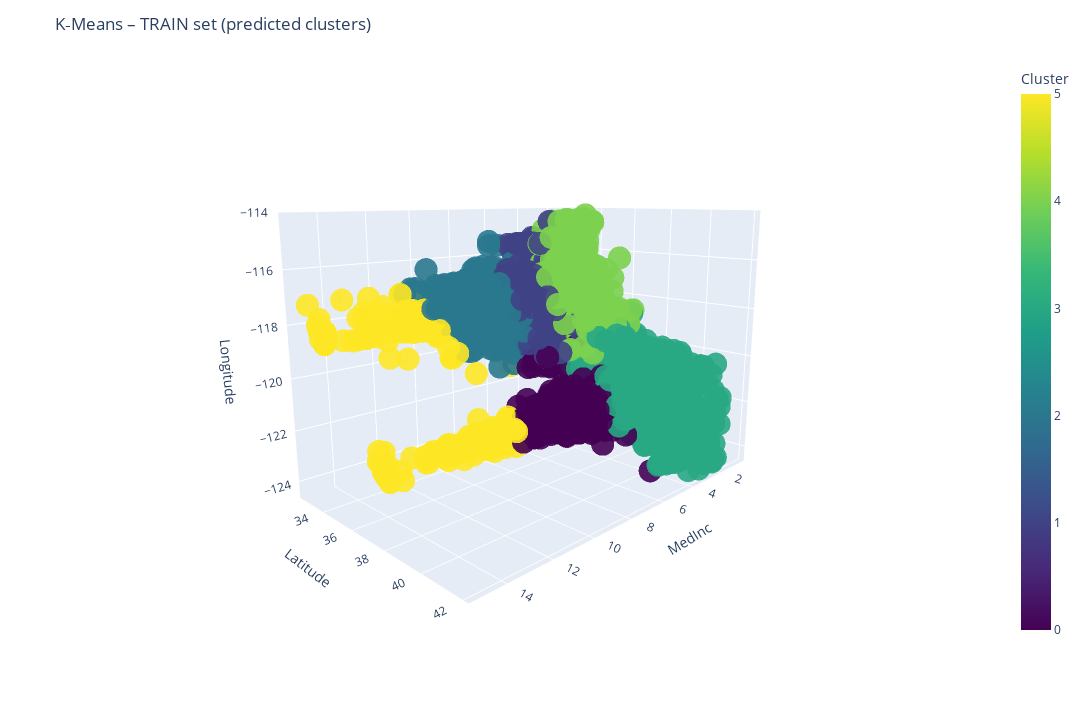

The code cell stored with this chart in its notebook:
### Code cell
fig_test = px.scatter_3d(
    train_plot,
    x="MedInc",
    y="Latitude",
    z="Longitude",
    color="Cluster",
    color_continuous_scale=px.colors.sequential.Viridis,
    opacity=0.90,
    width=1280,
    height=720,
)
fig_test.update_layout(
    title="K‑Means – TRAIN set (predicted clusters)",
    scene_camera=dict(up=dict(x=0, y=0, z=1), eye=dict(x=1.6, y=1.6, z=0.5)),
)
fig_test.show()

### Figure 1 — Plotly figure (JSON) as saved in the notebook; plotly's stock layout.template omitted (floating-point values rounded to 4 significant figures; data arrays with more than 128 entries replaced by an {"elided": "..."} marker saying what was removed)
{"data": [{"hovertemplate": "MedInc=%{x}<br>Latitude=%{y}<br>Longitude=%{z}<br>Cluster=%{marker.color}<extra></extra>", "legendgroup": "", "marker": {"color": {"elided": "16508 int values"}, "coloraxis": "coloraxis", "opacity": 0.9, "symbol": "circle"}, "mode": "markers", "name": "", "scene": "scene", "showlegend": false, "type": "scatter3d", "x": {"elided": "16508 float values"}, "y": {"elided": "16508 float values"}, "z": {"elided": "16508 float values"}}], "layout": {"coloraxis": {"colorbar": {"title": {"text": "Cluster"}}, "colorscale": [[0, "#440154"], [0.1111, "#482878"], [0.2222, "#3e4989"], [0.3333, "#31688e"], [0.4444, "#26828e"], [0.5556, "#1f9e89"], [0.6667, "#35b779"], [0.7778, "#6ece58"], [0.8889, "#b5de2b"], [1, "#fde725"]]}, "height": 720, "legend": {"tracegroupgap": 0}, "margin": {"t": 60}, "scene": {"camera": {"eye": {"x": 1.6, "y": 1.6, "z": 0.5}, "up": {"x": 0, "y": 0, "z": 1}}, "domain": {"x": [0, 1], "y": [0, 1]}, "xaxis": {"title": {"text": "MedInc"}}, "yaxis": {"title": {"text": "Latitude"}}, "zaxis": {"title": {"text": "Longitude"}}}, "title": {"text": "K‑Means – TRAIN set (predicted clusters)"}, "width": 1280}}
